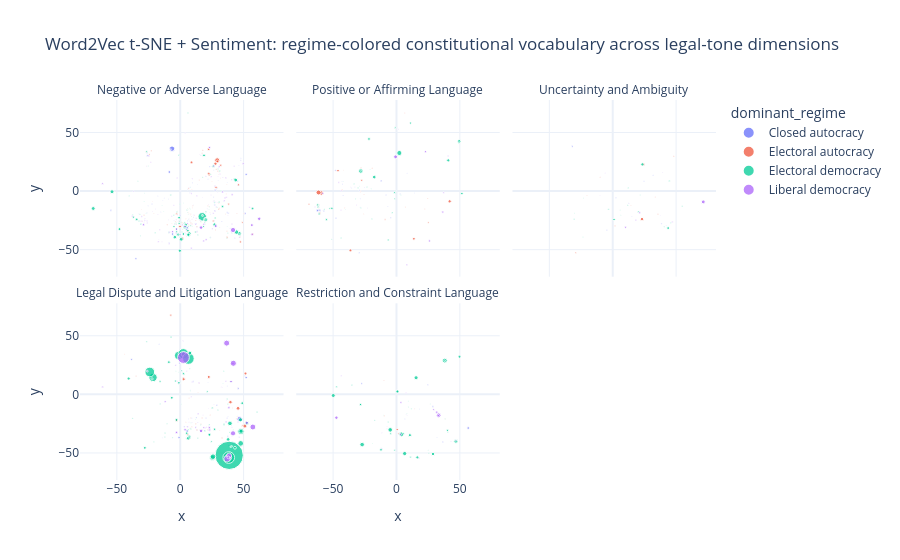
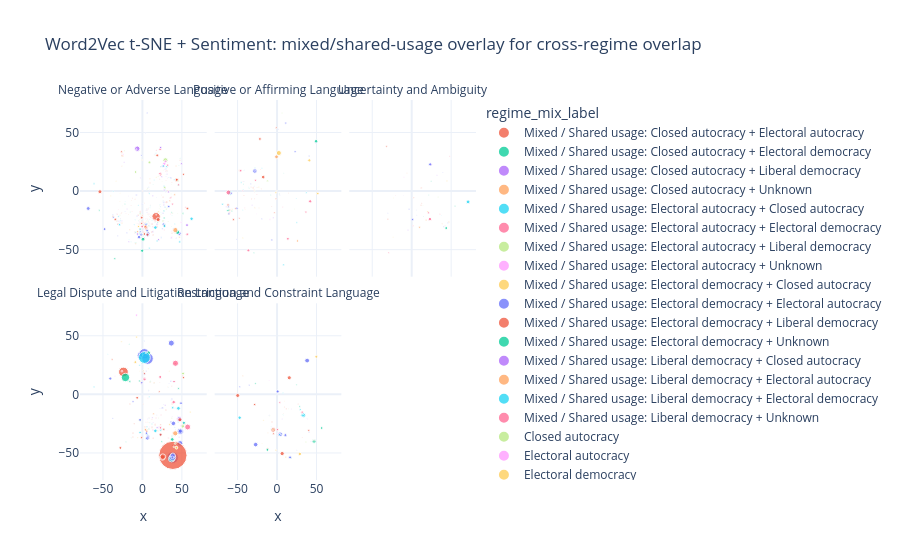

Notebook code cell kept with these figures, in order:
### Code cell
regime_order = sorted(w2v_sent_long['dominant_regime'].dropna().unique())
sentiment_label_order = [
    'Negative or Adverse Language',
    'Positive or Affirming Language',
    'Uncertainty and Ambiguity',
    'Legal Dispute and Litigation Language',
    'Restriction and Constraint Language',
]

w2v_sent_fig = px.scatter(
    w2v_sent_long,
    x='x',
    y='y',
    color='dominant_regime',
    category_orders={
        'dominant_regime': regime_order,
        'sentiment_label': sentiment_label_order,
    },
    size='n',
    hover_data={
        'term_str': True,
        'n': True,
        'df': True,
        'sentiment_label': True,
        'sentiment': True,
        'dominant_regime': True,
        'mean_term_count': ':.3f',
        'normalized_regime_score': ':.3f',
        'x': False,
        'y': False,
    },
    facet_col='sentiment_label',
    facet_col_wrap=3,
    title='Word2Vec t-SNE + Sentiment: regime-colored constitutional vocabulary across legal-tone dimensions',
)

w2v_sent_fig.update_traces(marker={'opacity': 0.75})
w2v_sent_fig.update_layout(template='plotly_white')
w2v_sent_fig.for_each_annotation(lambda a: a.update(text=a.text.split('=')[-1]))
w2v_sent_fig.show()

mix_order = ['Mixed / Shared usage'] + [
    label
    for label in sorted(w2v_sent_long['regime_mix_label'].dropna().unique())
    if label.startswith('Mixed / Shared usage')
]
mix_order += [r for r in regime_order if r != 'Mixed / Shared usage']

w2v_sent_mixed_fig = px.scatter(
    w2v_sent_long,
    x='x',
    y='y',
    color='regime_mix_label',
    category_orders={
        'regime_mix_label': mix_order,
        'sentiment_label': sentiment_label_order,
    },
    size='n',
    hover_data={
        'term_str': True,
        'n': True,
        'df': True,
        'sentiment_label': True,
        'sentiment': True,
        'dominant_regime': True,
        'regime_mix_label': True,
        'mean_term_count': ':.3f',
        'normalized_regime_score': ':.3f',
        'top_score': ':.3f',
        'second_score': ':.3f',
        'score_gap': ':.3f',
        'x': False,
        'y': False,
    },
    facet_col='sentiment_label',
    facet_col_wrap=3,
    title='Word2Vec t-SNE + Sentiment: mixed/shared-usage overlay for cross-regime overlap',
)

w2v_sent_mixed_fig.update_traces(marker={'opacity': 0.75})
w2v_sent_mixed_fig.update_layout(template='plotly_white')
w2v_sent_mixed_fig.for_each_annotation(lambda a: a.update(text=a.text.split('=')[-1]))
w2v_sent_mixed_fig.show()
